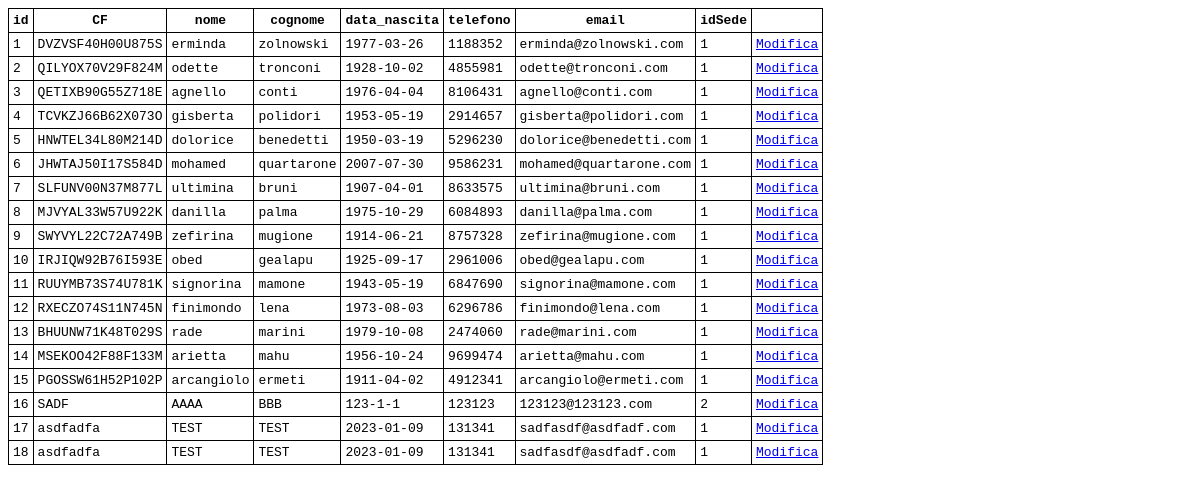
Page /coaches on the earlier database version.
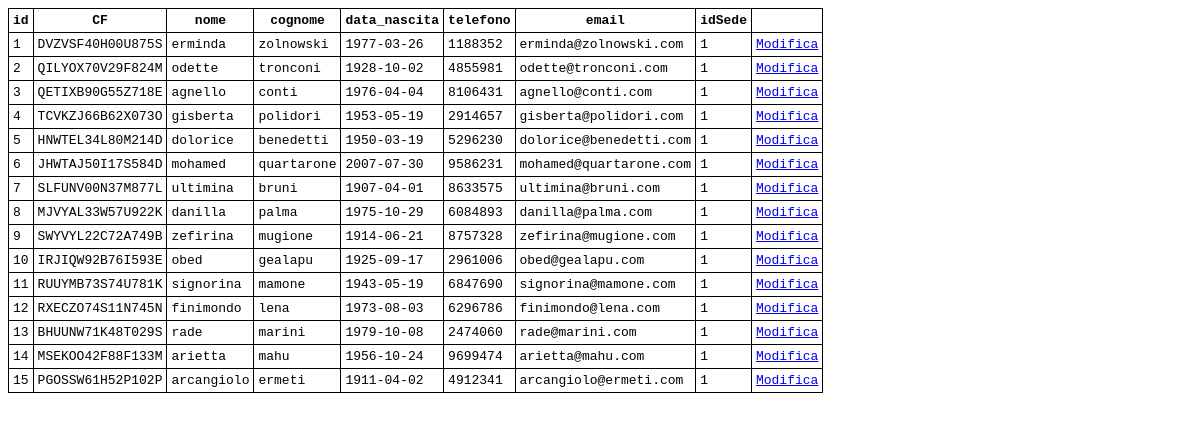
Same page on the later database version.
### tables this page shows
CREATE TABLE ALLENATORE (
     id integer not null,
     CF char(32) not null,
     nome char(32) not null,
     cognome char(64) not null,
     data_nascita date not null,
     telefono integer not null,
     email char(128) not null,
     idSede integer not null,
     constraint ID primary key (id),
     foreign key (idSede) references SEDE);

### app.py (the view)
@app.route('/coaches')
def coaches():
    db_connection = get_db()
    db_cursor = db_connection.cursor()
    SEDE = None
    QUERY = f'select * from allenatore'
    PAGE_TITLE = 'Allenatori'
    BRANCHES = db_cursor.execute('select id, nome from sede').fetchall()
    if 'sede' in request.args:
        SEDE = str(request.args['sede'])
        if string_is_int(SEDE):
            QUERY = f'select * from allenatore where idSede = { SEDE }'
            nome_sede = db_cursor.execute(f'select nome from sede where id = { SEDE }').fetchone()[0]
            PAGE_TITLE = f'Giocatori - { nome_sede }'
    cols = get_cols(db_cursor, 'allenatore')
    records = db_cursor.execute(QUERY).fetchall()
    return render_template('view-table.html', \
        page_title='allenatori',
        table='allenatore',
        cols=cols, \
        rows=records, \
        show_branch_selector=True, \
        branches=BRANCHES)

### app.py (called while the page is built)
def get_db():
    db = getattr(g, '_database', None)
    if db is None:
        db = g._database = sqlite3.connect('db.db')
    return db

def get_cols(db_cursor, table):
    cols = db_cursor.execute(f'pragma table_info({table})').fetchall()
    cols = [ c[1] for c in cols ]
    return cols

@app.teardown_appcontext
def close_connection(exception):
    db = getattr(g, '_database', None)
    if db is not None:
        db.close()

### templates/view-table.html (shortened to what this page needs)
<!DOCTYPE html>
<html>
<head>
</head>
<body>
<table>
	<thead>
		<tr>
			{% for c in cols %}
				<th>{{ c }}</th>
			{% endfor %}
		</tr>
	</thead>
	<tbody>
		{% for r in rows %}
			<tr>
				{% for val in r %}
					<td>{{ val }}</td>
				{% endfor %}
					<td><a href="/edit?table={{ table }}&id={{ r[0] }}">Modifica</a></td>
			</tr>
		{% endfor %}
	</tbody>
</table>
</body>
</html>

### templates/view-table.html (style rules this page uses)
html { font-family: monospace; }
table, td, th { border: 1px solid black; border-collapse: collapse; padding: 4px; }

Differences in the rows shown:
removed ALLENATORE: r "16" "2", CF "SADF", nome "AAAA", cognome "BBB", data_nascita "123-1-1", telefono "123123", email "123123@123123.com"
removed ALLENATORE: r "17" "1", CF "asdfadfa", nome "TEST", cognome "TEST", data_nascita "2023-01-09", telefono "131341", email "sadfasdf@asdfadf.com"
removed ALLENATORE: r "18" "1", CF "asdfadfa", nome "TEST", cognome "TEST", data_nascita "2023-01-09", telefono "131341", email "sadfasdf@asdfadf.com"
